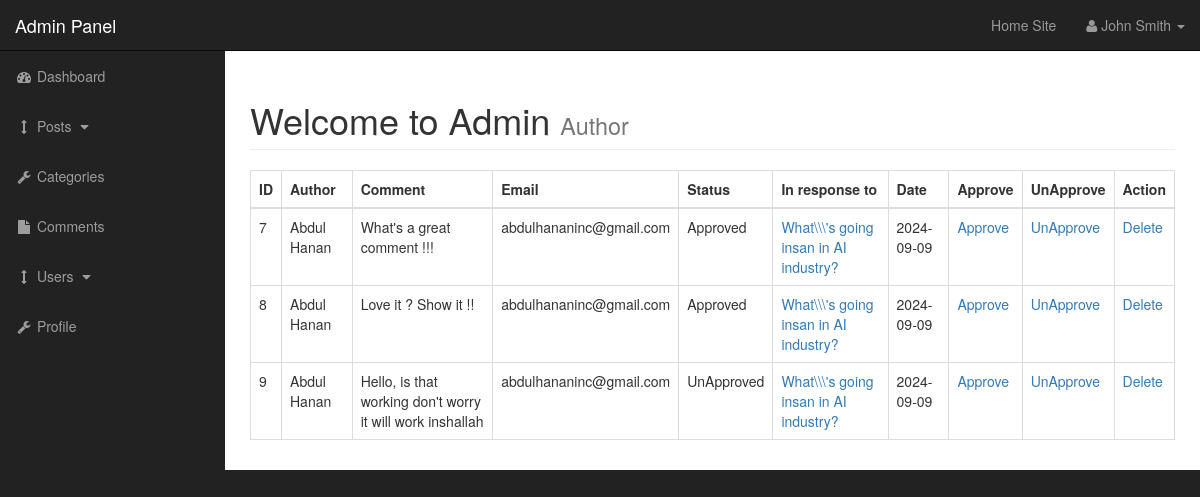
/admin/comments.php (signed in), run on the app's committed database.
### tables this page shows
CREATE TABLE `comments` (
  `comment_id` int(3) NOT NULL,
  `comment_author` varchar(225) NOT NULL,
  `comment_post_id` int(3) NOT NULL,
  `comment_email` text NOT NULL,
  `comment_content` text NOT NULL,
  `comment_status` varchar(225) NOT NULL,
  `comment_date` date NOT NULL
);

CREATE TABLE `posts` (
  `post_id` int(3) NOT NULL,
  `post_title` varchar(1000) NOT NULL,
  `post_date` date NOT NULL,
  `post_author` varchar(225) NOT NULL,
  `post_image` text NOT NULL,
  `post_content` text NOT NULL,
  `post_category_id` int(3) NOT NULL,
  `post_tags` varchar(225) NOT NULL,
  `post_status` varchar(225) NOT NULL,
  `post_comments_count` int(3) NOT NULL
);

### admin/includes/view_all_comments.php (the view, shortened to what this page needs)
<table class="table table-hover table-bordered">
    <thead>
        <tr>
            <th>ID</th>
            <th>Author</th>
            <th>Comment</th>
            <th>Email</th>
            <th>Status</th>
            <th>In response to</th>
            <th>Date</th>
            <th>Approve</th>
            <th>UnApprove</th>
            <th>Action</th>
        </tr>
    </thead>
    <tbody>
        <?php
        $query = "SELECT * FROM comments";
        $all_comments = mysqli_query($connection, $query);
        while ($row = mysqli_fetch_assoc($all_comments)) {
            $comment_id = $row['comment_id'];
            $comment_author = $row['comment_author'];
            $comment_post_id = $row['comment_post_id'];
            $comment_email = $row['comment_email'];
            $comment_content = $row['comment_content'];
            $comment_status = $row['comment_status'];
            $comment_date = $row['comment_date'];
            echo "<tr>";
            echo "<td>$comment_id</td>";
            echo "<td>$comment_author</td>";
            echo "<td>$comment_content</td>";
            echo "<td>$comment_email</td>";
            echo "<td>$comment_status</td>";
            $query_post_title = mysqli_query($connection, "SELECT * FROM posts WHERE post_id = $comment_post_id");
            while($row = mysqli_fetch_assoc($query_post_title)){
                $post_title = $row['post_title'];
                $post_id = $row['post_id'];
                echo "<td><a href='../post.php?p_id=$post_id'>$post_title</a></td>";
            }
            echo "<td>$comment_date</td>";
            echo "<td><a href='comments.php?approve=$comment_id'>Approve</a></td>" ;
            echo "<td><a href='comments.php?unapprove=$comment_id'>UnApprove</a></td>";
            echo "<td><a href='comments.php?delete=$comment_id'>Delete</a></td>";
            echo "</tr>";
        }
        ?>
    </tbody>
</table>

### admin/css/sb-admin.css (style rules this page uses)
body { margin-top: 100px; background-color: #222; }
@media (min-width:768px) { body { margin-top: 50px; } }

### data on the page
comments: comment_id "7", comment_author "Abdul Hanan", comment_content "What's a great comment !!!", comment_email "abdulhananinc@gmail.com", comment_status "Approved", comment_date "2024-09-09"
posts: post_title "What\\\\\\'s going insan in AI industry?"
comments: comment_id "8", comment_author "Abdul Hanan", comment_content "Love it ? Show it !!", comment_email "abdulhananinc@gmail.com", comment_status "Approved", comment_date "2024-09-09"
comments: comment_id "9", comment_author "Abdul Hanan", comment_content "Hello, is that working don't worry it will work inshallah", comment_email "abdulhananinc@gmail.com", comment_status "UnApproved", comment_date "2024-09-09"
